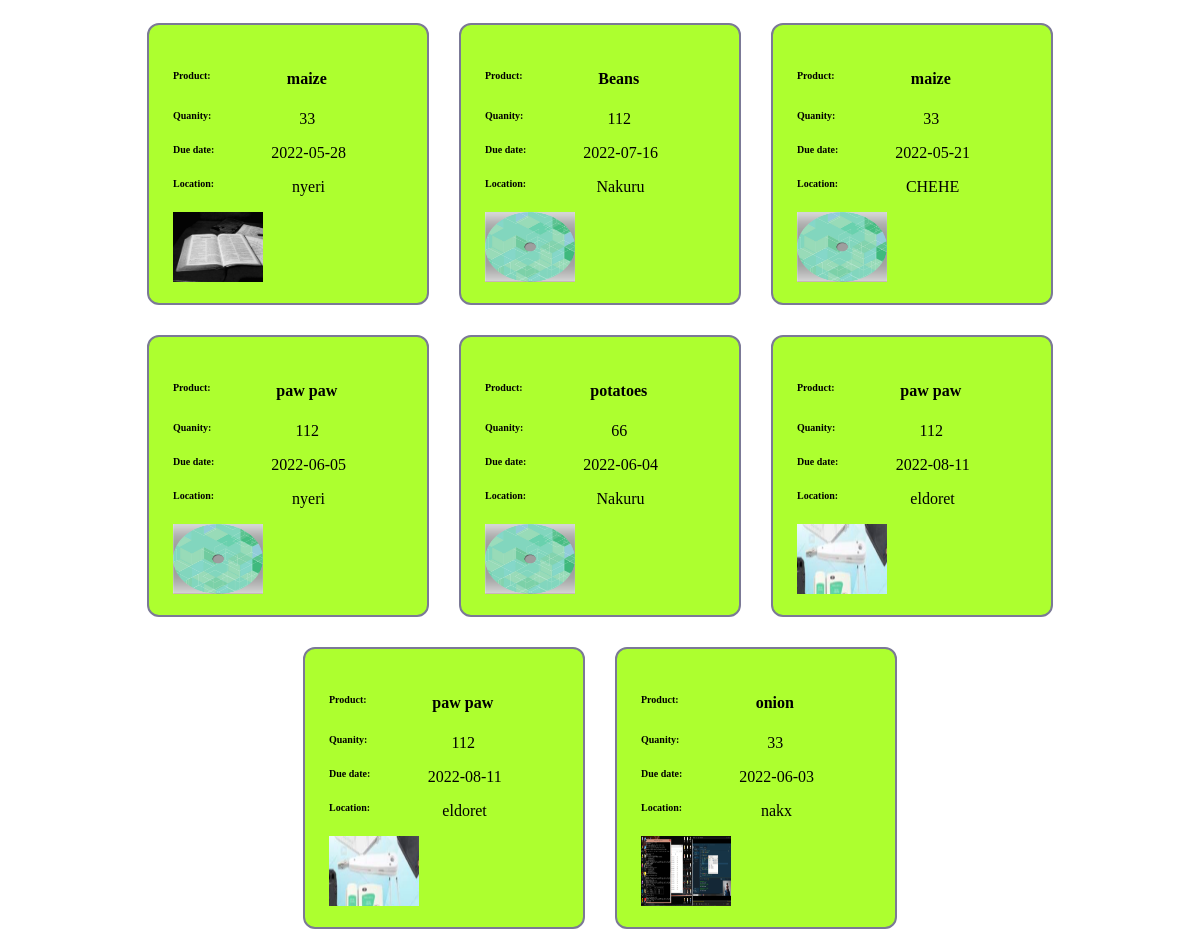
Screenshot of /allPRODUCT.php with the database file from the repository.
### tables this page shows
CREATE TABLE `product` (
  `id` int(33) NOT NULL,
  `sellerid` int(25) NOT NULL,
  `product` text NOT NULL,
  `quantity` varchar(12) NOT NULL,
  `date` date NOT NULL,
  `image` varchar(233) NOT NULL,
  `location` varchar(23) NOT NULL,
  `Price` int(33) NOT NULL,
  `contact` int(14) NOT NULL
);

### allPRODUCT.php (the view, shortened to what this page needs)
<?php
include('includes/dbconnect.php');
  ?>
<!DOCTYPE html>
<html lang="en">
<head>
   <body>
<div style="display:flex; justify-content: center;
 width:100%; max-width:1095px; margin: 0 auto; flex-wrap: wrap;">
    <?php
    $query = $con->query("SELECT * FROM product ORDER BY id DESC");
             while($row = $query->fetch_array()){
               ?>
<div class='soc-track s200 home-soc-200' onclick='#'>
                <h4><span class="sh">Product:</span> <?php echo $row ['product'];?></h4>
                <p> <span class="sh">Quanity:</span>  <?php echo $row ['quantity'];?></p>
                <p><span class="sh">Due date:</span> <?php echo $row ['date'];?></p>
                <p><span class="sh">Location:</span> <?php echo $row ['location'];?></p>
                <i><span class="sh"><a href="https://api.whatsapp.com/send?phone=254.<?php echo $row ['contact'];?>&text=Hi" target='_blank'><img src="<?php echo $row['image']; ?>" width="90" height="70" class="img-rounded"></a></span></i>
</div>
<?php }?>
</div>
</body>
</html>

### allPRODUCT.php (style rules this page uses)
.soc-track { background: greenyellow; border:solid #7b7996 2px; padding: 24px; border-radius: 12px; margin: 15px; width:230px; height:230px; text-align:center; transition: all 0.2s ease; }
.sh { font-weight: bold; font-size: 10px; float: left; }

### rows the page displays
product: product "maize", quantity "33", date "2022-05-28", location "nyeri", image (picture)
product: product "Beans", quantity "112", date "2022-07-16", location "Nakuru", image (picture)
product: product "maize", quantity "33", date "2022-05-21", location "CHEHE", image (picture)
product: product "paw paw", quantity "112", date "2022-06-05", location "nyeri", image (picture)
product: product "potatoes", quantity "66", date "2022-06-04", location "Nakuru", image (picture)
product: product "paw paw", quantity "112", date "2022-08-11", location "eldoret", image (picture)
product: product "paw paw", quantity "112", date "2022-08-11", location "eldoret", image (picture)
product: product "onion", quantity "33", date "2022-06-03", location "nakx", image (picture)
